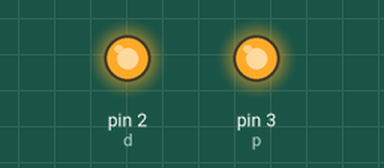
Simulated run of this sketch. Board: Arduino Uno, built with avr-gcc and run on an emulated ATmega328P. Parts: output pins drawn as LEDs (lit = HIGH).

Above: at 0.1 s.
Timing chart, 0 to 1.6 s (numbered marks = the images above):
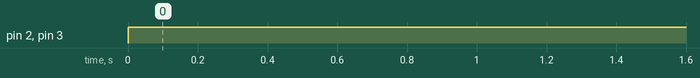

The sketch:

sketch_dec16a.ino
```cpp
/*int val;
int tempPin = 1;


void setup() {
  // put your setup code here, to run once

Serial.begin(9600);
}

void loop() {
  //put your main code here, to run repeatedly:

val = analogRead(tempPin);
float mv = (val/1024.0)*5000;
float cel = mv/10;
Serial.print("Temprature = " );
Serial.print(cel);
Serial.print("*c");
Serial.println();
*/
int p=3;
int  d=2;
void setup()
{
pinMode(p,OUTPUT);
pinMode(d,OUTPUT);

}
void loop()
{

r();


}
void r(){
digitalWrite(p,HIGH);
digitalWrite(d,HIGH);
delay(1);
}
```

Measured:
- by itself, pin 2 (d), pin 3 (p): LOW → HIGH at 0.00 s
